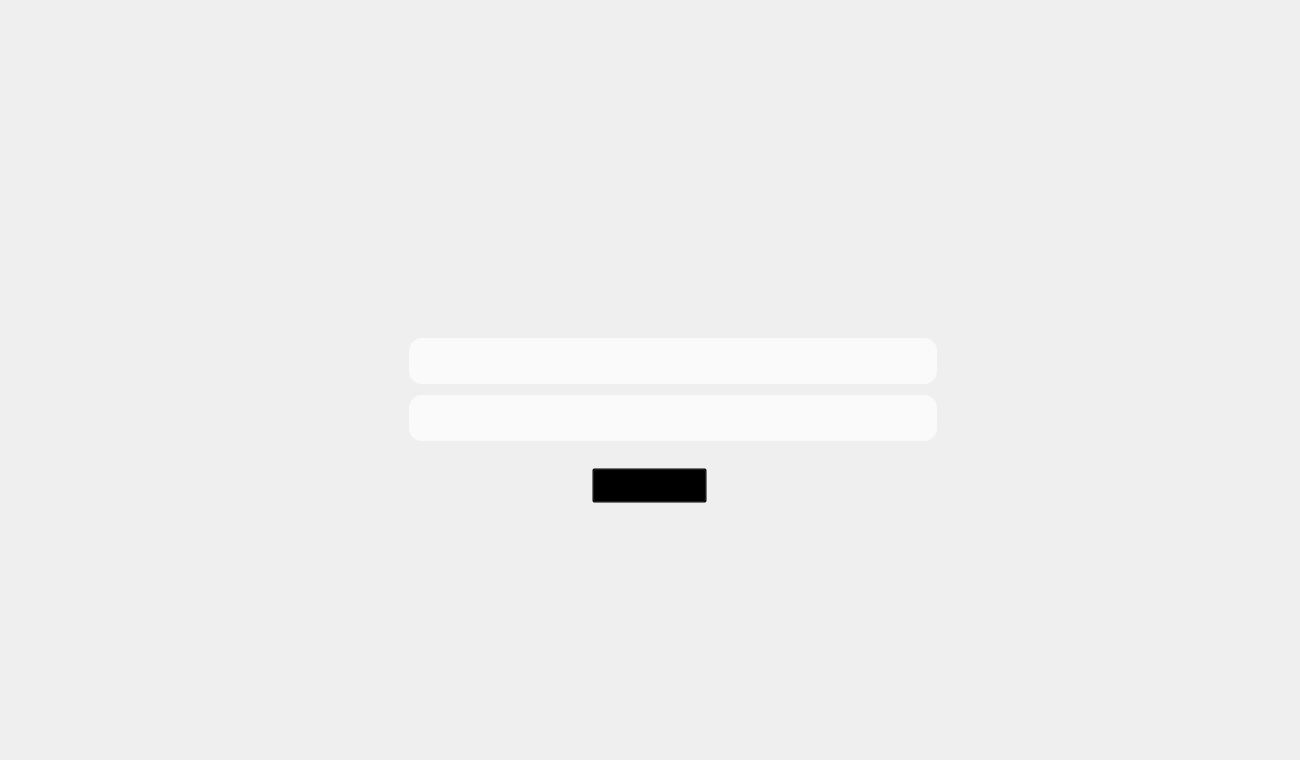
<?xml version="1.0" encoding="UTF-8"?>
<ui version="4.0">
 <class>MainWindow</class>
 <widget class="QMainWindow" name="MainWindow">
  <property name="geometry">
   <rect>
    <x>0</x>
    <y>0</y>
    <width>1300</width>
    <height>760</height>
   </rect>
  </property>
  <property name="windowTitle">
   <string>MainWindow</string>
  </property>
  <widget class="QWidget" name="centralwidget">
   <widget class="QStackedWidget" name="stackedWidget">
    <property name="geometry">
     <rect>
      <x>0</x>
      <y>0</y>
      <width>1300</width>
      <height>760</height>
     </rect>
    </property>
    <widget class="QWidget" name="login">
     <widget class="QLabel" name="logo">
      <property name="geometry">
       <rect>
        <x>626</x>
        <y>263</y>
        <width>48</width>
        <height>48</height>
       </rect>
      </property>
      <property name="text">
       <string/>
      </property>
      <property name="pixmap">
       <pixmap resource="resources/resources.qrc">:/Book.svg</pixmap>
      </property>
      <property name="scaledContents">
       <bool>true</bool>
      </property>
     </widget>
     <widget class="QLineEdit" name="lineEdit_login">
      <property name="geometry">
       <rect>
        <x>409</x>
        <y>338</y>
        <width>528</width>
        <height>46</height>
       </rect>
      </property>
      <property name="styleSheet">
       <string notr="true">QLineEdit{
	color: #1d1b20;
	background-color: #fafafa;
	border-radius: 13px;
	font: 18pt &quot;Open Sans&quot;;
	padding-left: 27px;
}</string>
      </property>
      <property name="maxLength">
       <number>33</number>
      </property>
      <property name="alignment">
       <set>Qt::AlignmentFlag::AlignLeading|Qt::AlignmentFlag::AlignLeft|Qt::AlignmentFlag::AlignVCenter</set>
      </property>
     </widget>
     <widget class="QLabel" name="label">
      <property name="geometry">
       <rect>
        <x>361</x>
        <y>399</y>
        <width>38</width>
        <height>38</height>
       </rect>
      </property>
      <property name="text">
       <string/>
      </property>
      <property name="pixmap">
       <pixmap resource="resources/resources.qrc">:/more_horiz.svg</pixmap>
      </property>
      <property name="scaledContents">
       <bool>true</bool>
      </property>
     </widget>
     <widget class="QLineEdit" name="lineEdit_password">
      <property name="geometry">
       <rect>
        <x>409</x>
        <y>395</y>
        <width>528</width>
        <height>46</height>
       </rect>
      </property>
      <property name="styleSheet">
       <string notr="true">QLineEdit{
	color: #1d1b20;
	background-color: #fafafa;
	border-radius: 13px;
	font: 18pt &quot;Open Sans&quot;;
	padding-left: 27px;
}</string>
      </property>
      <property name="maxLength">
       <number>33</number>
      </property>
      <property name="echoMode">
       <enum>QLineEdit::EchoMode::Password</enum>
      </property>
      <property name="alignment">
       <set>Qt::AlignmentFlag::AlignLeading|Qt::AlignmentFlag::AlignLeft|Qt::AlignmentFlag::AlignVCenter</set>
      </property>
     </widget>
     <widget class="QLabel" name="label_2">
      <property name="geometry">
       <rect>
        <x>361</x>
        <y>342</y>
        <width>38</width>
        <height>38</height>
       </rect>
      </property>
      <property name="text">
       <string/>
      </property>
      <property name="pixmap">
       <pixmap resource="resources/resources.qrc">:/person.svg</pixmap>
      </property>
      <property name="scaledContents">
       <bool>true</bool>
      </property>
     </widget>
     <widget class="QPushButton" name="pushButton_login">
      <property name="geometry">
       <rect>
        <x>592</x>
        <y>468</y>
        <width>115</width>
        <height>35</height>
       </rect>
      </property>
      <property name="styleSheet">
       <string notr="true">QPushButton {
	background-color: transparent;
	color: #000000;
	font: 18pt &quot;Open Sans&quot;;
}</string>
      </property>
      <property name="text">
       <string>Log In</string>
      </property>
     </widget>
    </widget>
    <widget class="QWidget" name="main"/>
   </widget>
  </widget>
 </widget>
 <resources>
  <include location="resources/resources.qrc"/>
 </resources>
 <connections/>
</ui>
